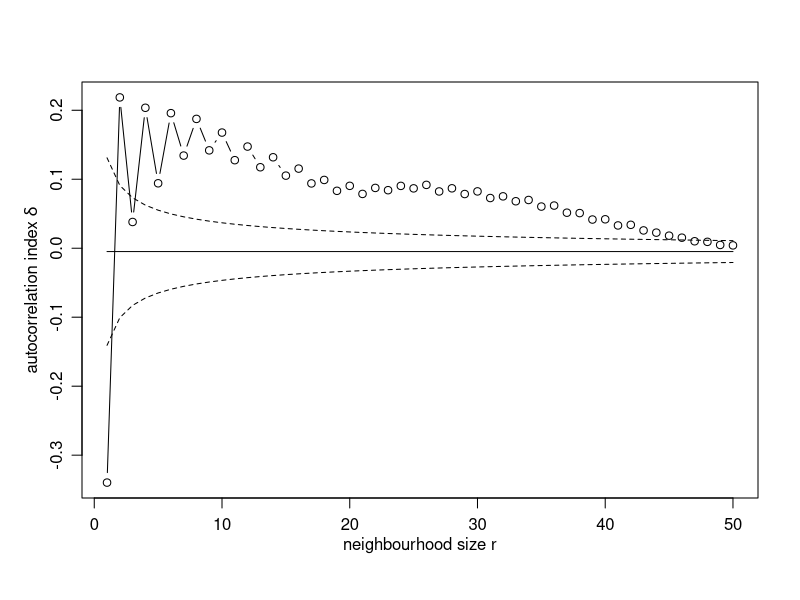

Write the R code that produced this figure.
# calculs auto-corrélation textuelle avec "sganarelle" (données préparées par Aris)

# on considère divers types de distances D entre mots, ainsi que différentes matrices d'échange E(l) ("l-sized neighborhoods")

setwd("/Documents/SimDiversity/SemSim_AutoCor/code_R/textual_autocorrelation_old")

  
distances=read.csv(file="distances.txt",sep = "\t",header = TRUE)

pos1=distances$position1
pos2=distances$position2
discr=distances$discrete
wdiscr=distances$weighted_discrete
chiSq=distances$chi_square


sexe=read.csv(file="sganarelle_sexe.txt",sep = "\t",header = TRUE)
pos=sexe$X__context__
femme=sexe$femme

docterme=read.csv(file="sganarelle_doc_terme.txt",sep = "\t",header = TRUE)
docterme=as.matrix(docterme)
Encoding(docterme) <- "latin1"


context=as.numeric(docterme[,3])
count=as.numeric(docterme[,4])

longueur<-aggregate(count,list(context=context),sum)[,2]
n=length(longueur)

 
#Extraction des matrices de distances
#longueurs de mots
Dlong=matrix(0,n,n)
for (i in 1:n) {
	for (j in 1:n) {
	Dlong[i,j]=(longueur[i]-longueur[j])^2
	}}



#sexe des personnes
Dsex=matrix(0,n,n)
for (i in 1:n) {
	for (j in 1:n) {
	Dsex[i,j]=(femme[i]-femme[j])^2
	}}

#chi-carre
dim(chiSq)=c(n,n)
Dchi2=chiSq

#discrete === c'est la même que Dsex! 
dim(discr)=c(n,n)
Ddiscr=discr

#discrete pondérée
dim(wdiscr)=c(n,n)
Dwdiscr=wdiscr

# choix de la distance 
D=Dwdiscr
# D=Dlong
# etc.

# code R pour creer les "l-sized neighborhoods"
 

E<-function(l){
	E<-rep(0,n*n)
	L<-rep(0,n*n)
	dim(L)=c(n,n)
	dim(E)=c(n,n)
	for (i in 1:n){
		for (j in 1:n){
			L[i,j]<-as.numeric(abs(i-j)<=l)*(1-as.numeric(j==i))
		}
	}	
	E<-L/sum(L)
	E
} 



#inertie, inertie locale et difference relative, de l=1 a l=K

#initialisation
K<-n
diffrel<-c()
diffrel_max<-c()
diffrel_min<-c()
esp = c()
alpha = 0.05

for (l in 1:K){
	f<-rowSums(E(l))
	Delta<-0.5*(t(f)%*%D%*%f)
	DeltaLoc<-0.5*sum(E(l)*D)
	diffrel[l]<-(Delta-DeltaLoc)/Delta
	
	#Calcul de la moyenne et l'espérance de l'index
	#d'autocorrélation
	W = diag(1/f)%*%E(l)
	esp[l] = (sum(diag(W))-1)/(n-1)
	var = (2/(n^2-1))*(sum(diag(W%*%W))-1-(((sum(diag(W))-1)^2)/(n-1)))
	
	#Calcul du delta max et min pour alpha = 0.05
	diffrel_max[l] = (sqrt(var)*qnorm(1-(alpha/2)))+esp[l]
	diffrel_min[l] = (sqrt(var)*qnorm(alpha/2))+esp[l]

} 


plot(diffrel[1:50], type = "b",  ylim = c(diffrel[1],diffrel[2]), xlab =expression("neighbourhood size "*r), ylab =expression("autocorrelation index "*delta),mgp=c(2, 0.8, 0))
lines(esp[1:50])
lines(diffrel_max[1:50], lty=2)
lines(diffrel_min[1:50], lty=2)
